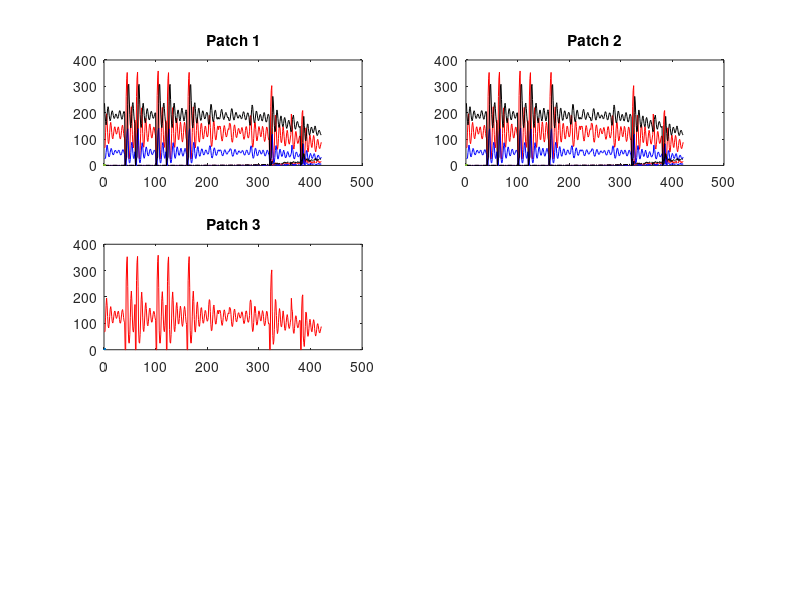

The MATLAB source for this figure: (Note: this script raises an error after producing the figure.)
%4-Cup Dispersal w/ LPA Model
%adding direct cost to dispersal

bakari = 0.01;
b = 20;
mu_a = 0.0842;
mu_l = 0.6053;
c_ea = 0.0179;
c_el = 0.0003;
c_pa = 0.0;
gammaR = 0.3; % chance of adult leaving any patch
gammaA = rand; % chance of mutant adult leaving any patch
gammaB = rand; % chance of mutant adult leaving any patch
gammaC = rand; % chance of mutant adult leaving any patch

Eps = 0.1; % chance of adult dying from dispersal
k = 4;

index = 1;

MaxT = 20;

DF1i = zeros(MaxT,12);
DF1i(1,1) = 67;
DF1i(1,5) = 26;
DF1i(1,9) = 236;

DF2i = zeros(MaxT,12);
DF2i(1,1) = 67;
DF2i(1,5) = 26;
DF2i(1,9) = 236;

DF3i = zeros(MaxT,12);
DF3i(1,1) = 67;
DF3i(1,5) = 26;
DF3i(1,9) = 236;

DF4i = zeros(MaxT,12);
DF4i(1,1) = 67;
DF4i(1,5) = 26;
DF4i(1,9) = 236;

DF5i = zeros(MaxT,12);
DF5i(1,1) = 67;
DF5i(1,5) = 26;
DF5i(1,9) = 236;

for i = 0:MaxT
    done = 'a';
    % disp([num2str(i/MaxT),'%'])
    for j = i*20+1:20*(i+1)
        %PATCH 1
        DF1i(j+1,1)= b*DF1i(j,9)*exp(-c_ea*(sum(DF1i(j,2*k+1:3*k))-c_el*(sum(DF1i(j,1:1*k)))));
        DF1i(j+1,2)= b*DF1i(j,10)*exp(-c_ea*(sum(DF1i(j,2*k+1:3*k))-c_el*(sum(DF1i(j,1:1*k)))));
        DF1i(j+1,3)= b*DF1i(j,11)*exp(-c_ea*(sum(DF1i(j,2*k+1:3*k))-c_el*(sum(DF1i(j,1:1*k)))));
        DF1i(j+1,4)= b*DF1i(j,12)*exp(-c_ea*(sum(DF1i(j,2*k+1:3*k))-c_el*(sum(DF1i(j,1:1*k)))));

        DF1i(j+1,5)= (1-mu_l)*(DF1i(j,1));
        DF1i(j+1,6)= (1-mu_l)*(DF1i(j,2));
        DF1i(j+1,7)= (1-mu_l)*(DF1i(j,3));
        DF1i(j+1,8)= (1-mu_l)*(DF1i(j,4));

        DF1i(j+1,9) = DF1i(j,5)*exp(-c_pa*(sum(DF1i(j,2*k+1:3*k))))+((1-mu_a)*(1-gammaR))*DF1i(j,9)+1/4*(DF5i(j,2*k+1))*gammaR*(1-mu_a)*(1-Eps);
        DF1i(j+1,10) = DF1i(j,6)*exp(-c_pa*(sum(DF1i(j,2*k+1:3*k))))+((1-mu_a)*(1-gammaA))*DF1i(j,10)+1/4*(DF5i(j,2*k+2))*gammaA*(1-mu_a)*(1-Eps);
        DF1i(j+1,11) = DF1i(j,7)*exp(-c_pa*(sum(DF1i(j,2*k+1:3*k))))+((1-mu_a)*(1-gammaB))*DF1i(j,11)+1/4*(DF5i(j,2*k+3))*gammaB*(1-mu_a)*(1-Eps);
        DF1i(j+1,12) = DF1i(j,8)*exp(-c_pa*(sum(DF1i(j,2*k+1:3*k))))+((1-mu_a)*(1-gammaC))*DF1i(j,12)+1/4*(DF5i(j,2*k+4))*gammaC*(1-mu_a)*(1-Eps);

        %PATCH 2
        DF2i(j+1,1)= b*DF2i(j,9)*exp(-c_ea*(sum(DF2i(j,2*k+1:3*k))-c_el*(sum(DF2i(j,1:1*k)))));
        DF2i(j+1,2)= b*DF2i(j,10)*exp(-c_ea*(sum(DF2i(j,2*k+1:3*k))-c_el*(sum(DF2i(j,1:1*k)))));
        DF2i(j+1,3)= b*DF2i(j,11)*exp(-c_ea*(sum(DF2i(j,2*k+1:3*k))-c_el*(sum(DF2i(j,1:1*k)))));
        DF2i(j+1,4)= b*DF2i(j,12)*exp(-c_ea*(sum(DF2i(j,2*k+1:3*k))-c_el*(sum(DF2i(j,1:1*k)))));

        DF2i(j+1,5)= (1-mu_l)*(DF2i(j,1));
        DF2i(j+1,6)= (1-mu_l)*(DF2i(j,2));
        DF2i(j+1,7)= (1-mu_l)*(DF2i(j,3));
        DF2i(j+1,8)= (1-mu_l)*(DF2i(j,4));

        DF2i(j+1,9) = DF2i(j,5)*exp(-c_pa*(sum(DF2i(j,2*k+1:3*k))))+((1-mu_a)*(1-gammaR))*DF2i(j,9)+1/4*(DF5i(j,2*k+1))*gammaR*(1-mu_a)*(1-Eps);
        DF2i(j+1,10) = DF2i(j,6)*exp(-c_pa*(sum(DF2i(j,2*k+1:3*k))))+((1-mu_a)*(1-gammaA))*DF2i(j,10)+1/4*(DF5i(j,2*k+2))*gammaA*(1-mu_a)*(1-Eps);
        DF2i(j+1,11) = DF2i(j,7)*exp(-c_pa*(sum(DF2i(j,2*k+1:3*k))))+((1-mu_a)*(1-gammaB))*DF2i(j,11)+1/4*(DF5i(j,2*k+3))*gammaB*(1-mu_a)*(1-Eps);
        DF2i(j+1,12) = DF2i(j,8)*exp(-c_pa*(sum(DF2i(j,2*k+1:3*k))))+((1-mu_a)*(1-gammaC))*DF2i(j,12)+1/4*(DF5i(j,2*k+4))*gammaC*(1-mu_a)*(1-Eps);

        %PATCH 3
        DF3i(j+1,1)= b*DF3i(j,9)*exp(-c_ea*(sum(DF3i(j,2*k+1:3*k))-c_el*(sum(DF3i(j,1:1*k)))));
        DF3i(j+1,2)= b*DF3i(j,10)*exp(-c_ea*(sum(DF3i(j,2*k+1:3*k))-c_el*(sum(DF3i(j,1:1*k)))));
        DF3i(j+1,3)= b*DF3i(j,11)*exp(-c_ea*(sum(DF3i(j,2*k+1:3*k))-c_el*(sum(DF3i(j,1:1*k)))));
        DF3i(j+1,4)= b*DF3i(j,12)*exp(-c_ea*(sum(DF3i(j,2*k+1:3*k))-c_el*(sum(DF3i(j,1:1*k)))));

        DF3i(j+1,5)= (1-mu_l)*(DF3i(j,1));
        DF3i(j+1,6)= (1-mu_l)*(DF3i(j,2));
        DF3i(j+1,7)= (1-mu_l)*(DF3i(j,3));
        DF3i(j+1,8)= (1-mu_l)*(DF3i(j,4));

        DF3i(j+1,9) = DF3i(j,5)*exp(-c_pa*(sum(DF3i(j,2*k+1:3*k))))+((1-mu_a)*(1-gammaR))*DF3i(j,9)+1/4*(DF5i(j,2*k+1))*gammaR*(1-mu_a)*(1-Eps);
        DF3i(j+1,10) = DF3i(j,6)*exp(-c_pa*(sum(DF3i(j,2*k+1:3*k))))+((1-mu_a)*(1-gammaA))*DF3i(j,10)+1/4*(DF5i(j,2*k+2))*gammaA*(1-mu_a)*(1-Eps);
        DF3i(j+1,11) = DF3i(j,7)*exp(-c_pa*(sum(DF3i(j,2*k+1:3*k))))+((1-mu_a)*(1-gammaB))*DF3i(j,11)+1/4*(DF5i(j,2*k+3))*gammaB*(1-mu_a)*(1-Eps);
        DF3i(j+1,12) = DF3i(j,8)*exp(-c_pa*(sum(DF3i(j,2*k+1:3*k))))+((1-mu_a)*(1-gammaC))*DF3i(j,12)+1/4*(DF5i(j,2*k+4))*gammaC*(1-mu_a)*(1-Eps);

        %PATCH 4
        DF4i(j+1,1)= b*DF4i(j,9)*exp(-c_ea*(sum(DF4i(j,2*k+1:3*k))-c_el*(sum(DF4i(j,1:1*k)))));
        DF4i(j+1,2)= b*DF4i(j,10)*exp(-c_ea*(sum(DF4i(j,2*k+1:3*k))-c_el*(sum(DF4i(j,1:1*k)))));
        DF4i(j+1,3)= b*DF4i(j,11)*exp(-c_ea*(sum(DF4i(j,2*k+1:3*k))-c_el*(sum(DF4i(j,1:1*k)))));
        DF4i(j+1,4)= b*DF4i(j,12)*exp(-c_ea*(sum(DF4i(j,2*k+1:3*k))-c_el*(sum(DF4i(j,1:1*k)))));

        DF4i(j+1,5)= (1-mu_l)*(DF4i(j,1));
        DF4i(j+1,6)= (1-mu_l)*(DF4i(j,2));
        DF4i(j+1,7)= (1-mu_l)*(DF4i(j,3));
        DF4i(j+1,8)= (1-mu_l)*(DF4i(j,4));

        DF4i(j+1,9) = DF4i(j,5)*exp(-c_pa*(sum(DF4i(j,2*k+1:3*k))))+((1-mu_a)*(1-gammaR))*DF4i(j,9)+1/4*(DF5i(j,2*k+1))*gammaR*(1-mu_a)*(1-Eps);
        DF4i(j+1,10) = DF4i(j,6)*exp(-c_pa*(sum(DF4i(j,2*k+1:3*k))))+((1-mu_a)*(1-gammaA))*DF4i(j,10)+1/4*(DF5i(j,2*k+2))*gammaA*(1-mu_a)*(1-Eps);
        DF4i(j+1,11) = DF4i(j,7)*exp(-c_pa*(sum(DF4i(j,2*k+1:3*k))))+((1-mu_a)*(1-gammaB))*DF4i(j,11)+1/4*(DF5i(j,2*k+3))*gammaB*(1-mu_a)*(1-Eps);
        DF4i(j+1,12) = DF4i(j,8)*exp(-c_pa*(sum(DF4i(j,2*k+1:3*k))))+((1-mu_a)*(1-gammaC))*DF4i(j,12)+1/4*(DF5i(j,2*k+4))*gammaC*(1-mu_a)*(1-Eps);
    
        %PATCH 5
        
        DF5i(j+1,1)= b*DF5i(j,9)*exp(-c_ea*(sum(DF5i(j,2*k+1:3*k))-c_el*(sum(DF5i(j,1:1*k)))));
        DF5i(j+1,2)= b*DF5i(j,10)*exp(-c_ea*(sum(DF5i(j,2*k+1:3*k))-c_el*(sum(DF5i(j,1:1*k)))));
        DF5i(j+1,3)= b*DF5i(j,11)*exp(-c_ea*(sum(DF5i(j,2*k+1:3*k))-c_el*(sum(DF5i(j,1:1*k)))));
        DF5i(j+1,4)= b*DF5i(j,12)*exp(-c_ea*(sum(DF5i(j,2*k+1:3*k))-c_el*(sum(DF5i(j,1:1*k)))));

        DF5i(j+1,5)= (1-mu_l)*(DF5i(j,1));
        DF5i(j+1,6)= (1-mu_l)*(DF5i(j,2));
        DF5i(j+1,7)= (1-mu_l)*(DF5i(j,3));
        DF5i(j+1,8)= (1-mu_l)*(DF5i(j,4));

        DF5i(j+1,9) = DF5i(j,5)*exp(-c_pa*(sum(DF5i(j,2*k+1:3*k))))+((1-mu_a)*(1-gammaR))*DF5i(j,9)+(DF1i(j,2*k+1)+DF2i(j,2*k+1)+DF3i(j,2*k+4)+DF4i(j,2*k+4))*gammaR*(1-mu_a)*(1-Eps);
        DF5i(j+1,10) = DF5i(j,6)*exp(-c_pa*(sum(DF5i(j,2*k+1:3*k))))+((1-mu_a)*(1-gammaA))*DF5i(j,10)+(DF1i(j,2*k+2)+DF2i(j,2*k+2)+DF3i(j,2*k+4)+DF4i(j,2*k+4))*gammaA*(1-mu_a)*(1-Eps);
        DF5i(j+1,11) = DF5i(j,7)*exp(-c_pa*(sum(DF5i(j,2*k+1:3*k))))+((1-mu_a)*(1-gammaB))*DF5i(j,11)+(DF1i(j,2*k+3)+DF2i(j,2*k+3)+DF3i(j,2*k+4)+DF4i(j,2*k+4))*gammaB*(1-mu_a)*(1-Eps);
        DF5i(j+1,12) = DF5i(j,8)*exp(-c_pa*(sum(DF5i(j,2*k+1:3*k))))+((1-mu_a)*(1-gammaC))*DF5i(j,12)+(DF1i(j,2*k+4)+DF2i(j,2*k+4)+DF3i(j,2*k+4)+DF4i(j,2*k+4))*gammaC*(1-mu_a)*(1-Eps);
    end
    randPatchExtinct = randi(5);
    if randPatchExtinct == 1;
        DF1i(20*(i+1)+1,:) = 0;
    elseif randPatchExtinct == 2;
        DF2i(20*(i+1)+1,:) = 0;
    elseif randPatchExtinct == 3;
        DF3i(20*(i+1)+1,:) = 0;
    elseif randPatchExtinct == 4;
        DF4i(20*(i+1)+1,:) = 0;
    elseif randPatchExtinct == 5;
        DF5i(20*(i+1)+1,:) = 0;
    end
    
    while done == 'a';
        randPatch = randi(5);
        while randPatchExtinct == randPatch;
            randPatch = randi(5);
        end
        
        if randPatch == 1 && index < 4;
            if index == 1;
                DF1i(20*(i+1)+1,10) = DF1i(20*(i+1),10)+bakari;
                index = index+1;
                done = 'b';
            elseif index == 2;
                DF1i(20*(i+1)+1,11) = DF1i(20*(i+1),11)+bakari;
                index = index+1;
                done = 'b';
            elseif index == 3;
                DF1i(20*(i+1)+1,12) = DF1i(20*(i+1),12)+bakari;
                index = index+1;
                done = 'b';
            end
            
        elseif randPatch == 2 && index < 4;
            if index == 1;
                DF2i(20*(i+1)+1,10) = DF2i(20*(i+1),10)+bakari;
                index = index+1;
                done = 'b';
            elseif index == 2;
                DF2i(20*(i+1)+1,11) = DF2i(20*(i+1),11)+bakari;
                index = index+1;
                done = 'b';
            elseif index == 3;
                DF2i(20*(i+1)+1,12) = DF2i(20*(i+1),12)+bakari;
                index = index+1;
                done = 'b';
            end
            
        elseif randPatch == 3 && index < 4;
            if index == 1;
                DF3i(20*(i+1)+1,10) = DF3i(20*(i+1),10)+bakari;
                index = index+1;
                done = 'b';
            elseif index == 2;
                DF3i(20*(i+1)+1,11) = DF3i(20*(i+1),11)+bakari;
                index = index+1;
                done = 'b';
            elseif index == 3;
                DF3i(20*(i+1)+1,12) = DF3i(20*(i+1),12)+bakari;
                index = index+1;
                done = 'b';
            end
            
        elseif randPatch == 4 && index < 4;
            if index == 1;
                DF4i(20*(i+1)+1,10) = DF4i(20*(i+1),10)+bakari;
                index = index+1;
                done = 'b';
            elseif index == 2;
                DF4i(20*(i+1)+1,11) = DF4i(20*(i+1),11)+bakari;
                index = index+1;
                done = 'b';
            elseif index == 3;
                DF4i(20*(i+1)+1,12) = DF4i(20*(i+1),12)+bakari;
                index = index+1;
                done = 'b';
            end
            
        elseif randPatch == 5 && index < 4;
            if index == 1;
                DF5i(20*(i+1)+1,10) = DF5i(20*(i+1),10)+bakari;
                index = index+1;
                done = 'b';
            elseif index == 2;
                DF5i(20*(i+1)+1,11) = DF5i(20*(i+1),11)+bakari;
                index = index+1;
                done = 'b';
            elseif index == 3;
                DF5i(20*(i+1)+1,12) = DF5i(20*(i+1),12)+bakari;
                index = index+1;
                done = 'b';
            end
        else
            done = 'b';
        end
    end
    
end


figure(2);
%PATCH 1
subplot(3,2,1);
x = linspace(1,421,421);
Lr1 = DF1i(:,1);
plot(x,Lr1,'r-', linewidth=2)
title('Patch 1')

hold on
Lm1a = DF1i(:,2);
plot(x,Lm1a,'r--',linewidth=2)
Lm1b = DF1i(:,3);
plot(x,Lm1b,'r-.',linewidth=2)
Lm1c = DF1i(:,4);
plot(x,Lm1c,'r:',linewidth=2)

Pr1 = DF1i(:,5);
plot(x,Pr1,'b-', linewidth=2)

Pm1a = DF1i(:,6);
plot(x,Pm1a,'b--',linewidth=2)
Pm1b = DF1i(:,7);
plot(x,Pm1b,'b-.',linewidth=2)
Pm1c = DF1i(:,8);
plot(x,Pm1c,'b:',linewidth=2)

Ar1 = DF1i(:,9);
plot(x,Ar1,'k-', linewidth=2)

Am1a = DF1i(:,10);
plot(x,Am1a,'k--',linewidth=2)
Am1b = DF1i(:,11);
plot(x,Am1b,'k-.',linewidth=2)
Am1c = DF1i(:,12);
plot(x,Am1c,'k:',linewidth=2)
hold off


%PATCH 2
subplot(3,2,2);
x = linspace(1,421,421);
Lr2 = DF1i(:,1);
plot(x,Lr2,'r-', linewidth=2)
title('Patch 2')

hold on
Lm2a = DF1i(:,2);
plot(x,Lm2a,'r--',linewidth=2)
Lm2b = DF1i(:,3);
plot(x,Lm2b,'r-.',linewidth=2)
Lm2c = DF1i(:,4);
plot(x,Lm2c,'r:',linewidth=2)

Pr2 = DF1i(:,5);
plot(x,Pr2,'b-', linewidth=2)

Pm2a = DF1i(:,6);
plot(x,Pm2a,'b--',linewidth=2)
Pm2b = DF1i(:,7);
plot(x,Pm2b,'b-.',linewidth=2)
Pm2c = DF1i(:,8);
plot(x,Pm2c,'b:',linewidth=2)

Ar2 = DF1i(:,9);
plot(x,Ar2,'k-', linewidth=2)

Am2a = DF1i(:,10);
plot(x,Am2a,'k--',linewidth=2)
Am2b = DF1i(:,11);
plot(x,Am2b,'k-.',linewidth=2)
Am3c = DF1i(:,12);
plot(x,Am3c,'k:',linewidth=2)
hold off

%PATCH 3
ax3 = subplot(3,2,3);
x = linspace(1,421,421);
Lr3 = DF1i(:,1);
plot(x,Lr3,'r-', linewidth=2)
title('Patch 3')
ax3.YLabel.String = 'Population';

hold on
Lm3a = DF1i(:,2);
plot(x,Lm3a,'r--',linewidth=2)
Lm3b = DF1i(:,3);
plot(x,Lm3b,'r-.',linewidth=2)
Lm3c = DF1i(:,4);
plot(x,Lm3c,'r:',linewidth=2)

Pr3 = DF1i(:,5);
plot(x,Pr3,'b-', linewidth=2)

Pm3a = DF1i(:,6);
plot(x,Pm3a,'b--',linewidth=2)
Pm3b = DF1i(:,7);
plot(x,Pm3b,'b-.',linewidth=2)
Pm3c = DF1i(:,8);
plot(x,Pm3c,'b:',linewidth=2)

Ar3 = DF1i(:,9);
plot(x,Ar3,'k-', linewidth=2)

Am3a = DF1i(:,10);
plot(x,Am3a,'k--',linewidth=2)
Am3b = DF1i(:,11);
plot(x,Am3b,'k-.',linewidth=2)
Am3c = DF1i(:,12);
plot(x,Am3c,'k:',linewidth=2)
hold off

%PATCH 4
subplot(3,2,4);
x = linspace(1,421,421);
Lr4 = DF1i(:,1);
plot(x,Lr4,'r-', linewidth=2)
title('Patch 4')

hold on
Lm4a = DF1i(:,2);
plot(x,Lm4a,'r--',linewidth=2)
Lm4b = DF1i(:,3);
plot(x,Lm4b,'r-.',linewidth=2)
Lm4c = DF1i(:,4);
plot(x,Lm4c,'r:',linewidth=2)

Pr4 = DF1i(:,5);
plot(x,Pr4,'b-', linewidth=2)

Pm4a = DF1i(:,6);
plot(x,Pm4a,'b--',linewidth=2)
Pm4b = DF1i(:,7);
plot(x,Pm4b,'b-.',linewidth=2)
Pm4c = DF1i(:,8);
plot(x,Pm4c,'b:',linewidth=2)

Ar4 = DF1i(:,9);
plot(x,Ar4,'k-', linewidth=2)

Am4a = DF1i(:,10);
plot(x,Am4a,'k--',linewidth=2)
Am4b = DF1i(:,11);
plot(x,Am4b,'k-.',linewidth=2)
Am4c = DF1i(:,12);
plot(x,Am4c,'k:',linewidth=2)
hold off

%PATCH 5
ax5 = subplot(3,2,5);
x = linspace(1,421,421);
Lr5 = DF5i(:,1);
plot(x,Lr5,'r-', linewidth=2)
title('Patch 5')
ax5.XLabel.String = 'Time(Bi-weekly)';

hold on
Lm5a = DF5i(:,2);
plot(x,Lm5a,'r--',linewidth=2)
Lm5b = DF5i(:,3);
plot(x,Lm5b,'r-.',linewidth=2)
Lm5c = DF5i(:,4);
plot(x,Lm5c,'r:',linewidth=2)

Pr5 = DF5i(:,5);
plot(x,Pr5,'b-', linewidth=2)

Pm5a = DF5i(:,6);
plot(x,Pm5a,'b--',linewidth=2)
Pm5b = DF5i(:,7);
plot(x,Pm5b,'b-.',linewidth=2)
Pm5c = DF5i(:,8);
plot(x,Pm5c,'b:',linewidth=2)

Ar5 = DF5i(:,9);
plot(x,Ar5,'k-', linewidth=2)

Am5a = DF5i(:,10);
plot(x,Am5a,'k--',linewidth=2)
Am5b = DF5i(:,11);
plot(x,Am5b,'k-.',linewidth=2)
Am5c = DF5i(:,12);
plot(x,Am5c,'k:',linewidth=2)
hold off


% lgnd = legend('Larvae','LarveM1','LarvaeM2','LarvaeM3','Pupae','PupaeM1','PupaeM2','PupaeM3','Adults','AdultsM1','AdultsM2','AdultsM3','NumColumns',4);
% lgnd.Position(1) = 0.48;
% lgnd.Position(2) = 0.15;

